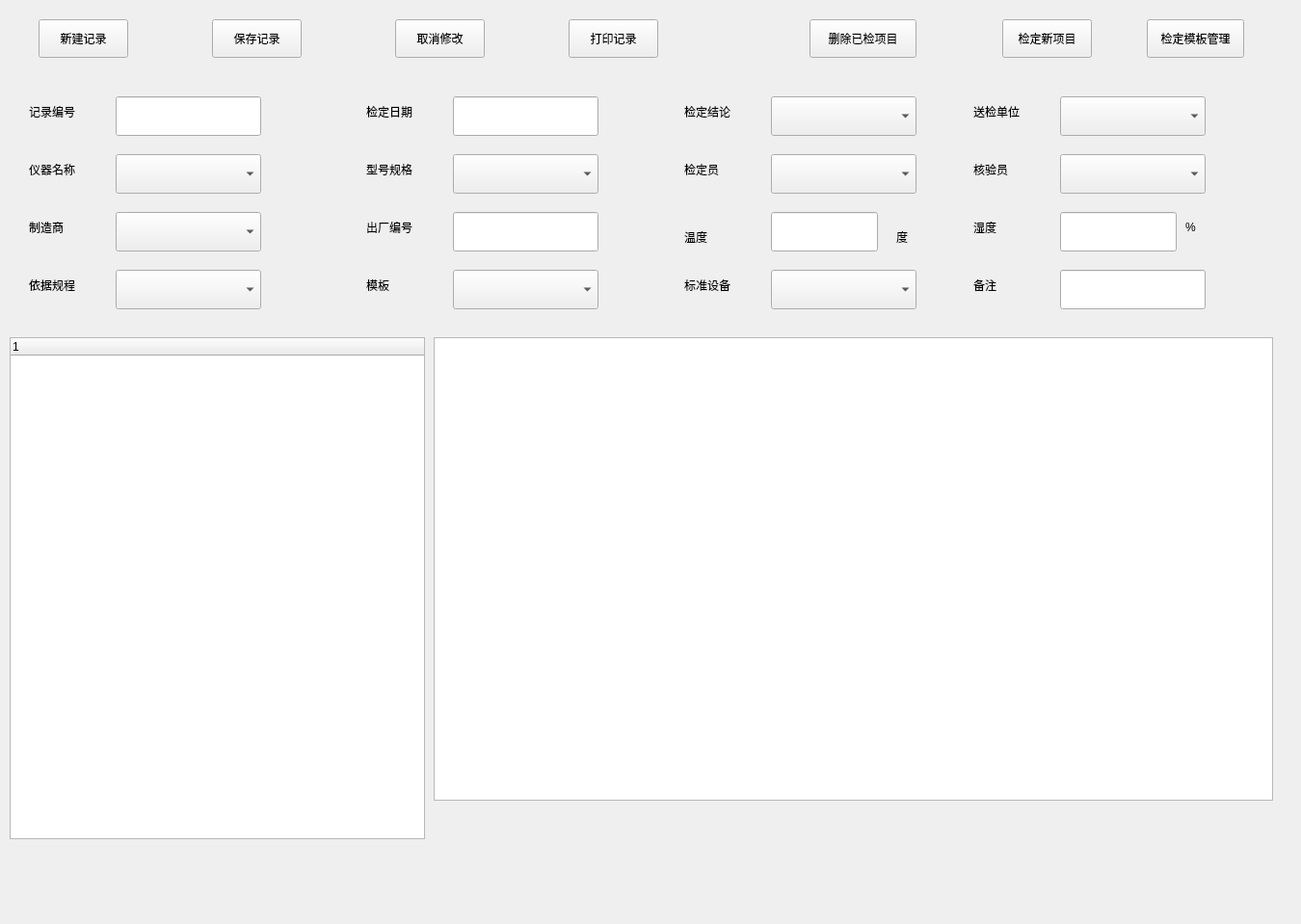
<?xml version="1.0" encoding="UTF-8"?>
<ui version="4.0">
 <class>frmInspectCheck</class>
 <widget class="QWidget" name="frmInspectCheck">
  <property name="geometry">
   <rect>
    <x>0</x>
    <y>0</y>
    <width>1350</width>
    <height>959</height>
   </rect>
  </property>
  <property name="windowTitle">
   <string>Form</string>
  </property>
  <widget class="QWidget" name="widget_filter" native="true">
   <property name="geometry">
    <rect>
     <x>10</x>
     <y>80</y>
     <width>1311</width>
     <height>261</height>
    </rect>
   </property>
   <widget class="QLabel" name="label_inspected_date">
    <property name="geometry">
     <rect>
      <x>370</x>
      <y>20</y>
      <width>71</width>
      <height>31</height>
     </rect>
    </property>
    <property name="text">
     <string>检定日期</string>
    </property>
   </widget>
   <widget class="QComboBox" name="comboBox_inspect_conclusion">
    <property name="geometry">
     <rect>
      <x>790</x>
      <y>20</y>
      <width>151</width>
      <height>41</height>
     </rect>
    </property>
   </widget>
   <widget class="QLabel" name="label_inspect_conclusion">
    <property name="geometry">
     <rect>
      <x>700</x>
      <y>20</y>
      <width>71</width>
      <height>31</height>
     </rect>
    </property>
    <property name="text">
     <string>检定结论</string>
    </property>
   </widget>
   <widget class="QLabel" name="label_inspector">
    <property name="geometry">
     <rect>
      <x>700</x>
      <y>80</y>
      <width>71</width>
      <height>31</height>
     </rect>
    </property>
    <property name="text">
     <string>检定员</string>
    </property>
   </widget>
   <widget class="QComboBox" name="comboBox_inspector">
    <property name="geometry">
     <rect>
      <x>790</x>
      <y>80</y>
      <width>151</width>
      <height>41</height>
     </rect>
    </property>
   </widget>
   <widget class="QLabel" name="label_record_number">
    <property name="geometry">
     <rect>
      <x>20</x>
      <y>20</y>
      <width>71</width>
      <height>31</height>
     </rect>
    </property>
    <property name="text">
     <string>记录编号</string>
    </property>
   </widget>
   <widget class="QLineEdit" name="lineEdit_record_number">
    <property name="geometry">
     <rect>
      <x>110</x>
      <y>20</y>
      <width>151</width>
      <height>41</height>
     </rect>
    </property>
   </widget>
   <widget class="QComboBox" name="comboBox_inspected_institution">
    <property name="geometry">
     <rect>
      <x>1090</x>
      <y>20</y>
      <width>151</width>
      <height>41</height>
     </rect>
    </property>
   </widget>
   <widget class="QLabel" name="label_inspected_institution">
    <property name="geometry">
     <rect>
      <x>1000</x>
      <y>20</y>
      <width>71</width>
      <height>31</height>
     </rect>
    </property>
    <property name="text">
     <string>送检单位</string>
    </property>
   </widget>
   <widget class="QLabel" name="label_verifier">
    <property name="geometry">
     <rect>
      <x>1000</x>
      <y>80</y>
      <width>71</width>
      <height>31</height>
     </rect>
    </property>
    <property name="text">
     <string>核验员</string>
    </property>
   </widget>
   <widget class="QComboBox" name="comboBox_verifier">
    <property name="geometry">
     <rect>
      <x>1090</x>
      <y>80</y>
      <width>151</width>
      <height>41</height>
     </rect>
    </property>
   </widget>
   <widget class="QComboBox" name="comboBox_model_specification">
    <property name="geometry">
     <rect>
      <x>460</x>
      <y>80</y>
      <width>151</width>
      <height>41</height>
     </rect>
    </property>
   </widget>
   <widget class="QLabel" name="label_sample_specification">
    <property name="geometry">
     <rect>
      <x>370</x>
      <y>80</y>
      <width>71</width>
      <height>31</height>
     </rect>
    </property>
    <property name="text">
     <string>型号规格</string>
    </property>
   </widget>
   <widget class="QLineEdit" name="lineEdit_temperature">
    <property name="geometry">
     <rect>
      <x>790</x>
      <y>140</y>
      <width>111</width>
      <height>41</height>
     </rect>
    </property>
   </widget>
   <widget class="QLabel" name="label_temperature">
    <property name="geometry">
     <rect>
      <x>700</x>
      <y>150</y>
      <width>41</width>
      <height>31</height>
     </rect>
    </property>
    <property name="text">
     <string>温度</string>
    </property>
   </widget>
   <widget class="QLineEdit" name="lineEdit_humidity">
    <property name="geometry">
     <rect>
      <x>1090</x>
      <y>140</y>
      <width>121</width>
      <height>41</height>
     </rect>
    </property>
   </widget>
   <widget class="QLabel" name="label_humidity">
    <property name="geometry">
     <rect>
      <x>1000</x>
      <y>140</y>
      <width>41</width>
      <height>31</height>
     </rect>
    </property>
    <property name="text">
     <string>湿度</string>
    </property>
   </widget>
   <widget class="QLabel" name="label_temperature_signal">
    <property name="geometry">
     <rect>
      <x>920</x>
      <y>150</y>
      <width>21</width>
      <height>31</height>
     </rect>
    </property>
    <property name="text">
     <string>度</string>
    </property>
   </widget>
   <widget class="QLabel" name="label_humidity_signal">
    <property name="geometry">
     <rect>
      <x>1220</x>
      <y>140</y>
      <width>16</width>
      <height>31</height>
     </rect>
    </property>
    <property name="text">
     <string>%</string>
    </property>
   </widget>
   <widget class="QLabel" name="label_standard_device">
    <property name="geometry">
     <rect>
      <x>700</x>
      <y>200</y>
      <width>71</width>
      <height>31</height>
     </rect>
    </property>
    <property name="text">
     <string>标准设备</string>
    </property>
   </widget>
   <widget class="QLabel" name="label_manufacture">
    <property name="geometry">
     <rect>
      <x>20</x>
      <y>140</y>
      <width>71</width>
      <height>31</height>
     </rect>
    </property>
    <property name="text">
     <string>制造商</string>
    </property>
   </widget>
   <widget class="QLabel" name="label_manufact_number">
    <property name="geometry">
     <rect>
      <x>370</x>
      <y>140</y>
      <width>71</width>
      <height>31</height>
     </rect>
    </property>
    <property name="text">
     <string>出厂编号</string>
    </property>
   </widget>
   <widget class="QComboBox" name="comboBox_standard_device">
    <property name="geometry">
     <rect>
      <x>790</x>
      <y>200</y>
      <width>151</width>
      <height>41</height>
     </rect>
    </property>
   </widget>
   <widget class="QComboBox" name="comboBox_manufacture">
    <property name="geometry">
     <rect>
      <x>110</x>
      <y>140</y>
      <width>151</width>
      <height>41</height>
     </rect>
    </property>
   </widget>
   <widget class="QLabel" name="label_refered_rule">
    <property name="geometry">
     <rect>
      <x>20</x>
      <y>200</y>
      <width>71</width>
      <height>31</height>
     </rect>
    </property>
    <property name="text">
     <string>依据规程</string>
    </property>
   </widget>
   <widget class="QComboBox" name="comboBox_refered_rule">
    <property name="geometry">
     <rect>
      <x>110</x>
      <y>200</y>
      <width>151</width>
      <height>41</height>
     </rect>
    </property>
   </widget>
   <widget class="QLineEdit" name="lineEdit_note">
    <property name="geometry">
     <rect>
      <x>1090</x>
      <y>200</y>
      <width>151</width>
      <height>41</height>
     </rect>
    </property>
   </widget>
   <widget class="QLabel" name="label_note">
    <property name="geometry">
     <rect>
      <x>1000</x>
      <y>200</y>
      <width>71</width>
      <height>31</height>
     </rect>
    </property>
    <property name="text">
     <string>备注</string>
    </property>
   </widget>
   <widget class="QLineEdit" name="lineEdit_inspect_date">
    <property name="geometry">
     <rect>
      <x>460</x>
      <y>20</y>
      <width>151</width>
      <height>41</height>
     </rect>
    </property>
   </widget>
   <widget class="QLineEdit" name="lineEdit_manufacted_number">
    <property name="geometry">
     <rect>
      <x>460</x>
      <y>140</y>
      <width>151</width>
      <height>41</height>
     </rect>
    </property>
   </widget>
   <widget class="QLabel" name="label_template">
    <property name="geometry">
     <rect>
      <x>370</x>
      <y>200</y>
      <width>71</width>
      <height>31</height>
     </rect>
    </property>
    <property name="text">
     <string>模板</string>
    </property>
   </widget>
   <widget class="QComboBox" name="comboBox_template">
    <property name="geometry">
     <rect>
      <x>460</x>
      <y>200</y>
      <width>151</width>
      <height>41</height>
     </rect>
    </property>
   </widget>
  </widget>
  <widget class="QWidget" name="widget_btn" native="true">
   <property name="geometry">
    <rect>
     <x>10</x>
     <y>0</y>
     <width>741</width>
     <height>80</height>
    </rect>
   </property>
   <widget class="QPushButton" name="btn_create">
    <property name="geometry">
     <rect>
      <x>30</x>
      <y>20</y>
      <width>93</width>
      <height>40</height>
     </rect>
    </property>
    <property name="sizePolicy">
     <sizepolicy hsizetype="Fixed" vsizetype="Expanding">
      <horstretch>0</horstretch>
      <verstretch>0</verstretch>
     </sizepolicy>
    </property>
    <property name="text">
     <string>新建记录</string>
    </property>
   </widget>
   <widget class="QPushButton" name="btn_save">
    <property name="geometry">
     <rect>
      <x>210</x>
      <y>20</y>
      <width>93</width>
      <height>40</height>
     </rect>
    </property>
    <property name="sizePolicy">
     <sizepolicy hsizetype="Fixed" vsizetype="Expanding">
      <horstretch>0</horstretch>
      <verstretch>0</verstretch>
     </sizepolicy>
    </property>
    <property name="text">
     <string>保存记录</string>
    </property>
   </widget>
   <widget class="QPushButton" name="btn_cancel_modification">
    <property name="geometry">
     <rect>
      <x>400</x>
      <y>20</y>
      <width>93</width>
      <height>40</height>
     </rect>
    </property>
    <property name="sizePolicy">
     <sizepolicy hsizetype="Fixed" vsizetype="Expanding">
      <horstretch>0</horstretch>
      <verstretch>0</verstretch>
     </sizepolicy>
    </property>
    <property name="text">
     <string>取消修改</string>
    </property>
   </widget>
   <widget class="QPushButton" name="btn_print">
    <property name="geometry">
     <rect>
      <x>580</x>
      <y>20</y>
      <width>93</width>
      <height>40</height>
     </rect>
    </property>
    <property name="sizePolicy">
     <sizepolicy hsizetype="Fixed" vsizetype="Expanding">
      <horstretch>0</horstretch>
      <verstretch>0</verstretch>
     </sizepolicy>
    </property>
    <property name="text">
     <string>打印记录</string>
    </property>
   </widget>
  </widget>
  <widget class="QLabel" name="label_instrument_name">
   <property name="geometry">
    <rect>
     <x>30</x>
     <y>160</y>
     <width>71</width>
     <height>31</height>
    </rect>
   </property>
   <property name="text">
    <string>仪器名称</string>
   </property>
  </widget>
  <widget class="QComboBox" name="comboBox_sample_name">
   <property name="geometry">
    <rect>
     <x>120</x>
     <y>160</y>
     <width>151</width>
     <height>41</height>
    </rect>
   </property>
  </widget>
  <widget class="QTableWidget" name="tableWidget_inspect_result">
   <property name="geometry">
    <rect>
     <x>450</x>
     <y>350</y>
     <width>871</width>
     <height>481</height>
    </rect>
   </property>
  </widget>
  <widget class="QTreeWidget" name="treeWidget_inpsected_project">
   <property name="geometry">
    <rect>
     <x>10</x>
     <y>350</y>
     <width>431</width>
     <height>521</height>
    </rect>
   </property>
   <column>
    <property name="text">
     <string notr="true">1</string>
    </property>
   </column>
  </widget>
  <widget class="QWidget" name="widget_btn_project" native="true">
   <property name="geometry">
    <rect>
     <x>800</x>
     <y>0</y>
     <width>521</width>
     <height>81</height>
    </rect>
   </property>
   <widget class="QPushButton" name="btn_delete_inspected_project">
    <property name="geometry">
     <rect>
      <x>40</x>
      <y>20</y>
      <width>111</width>
      <height>40</height>
     </rect>
    </property>
    <property name="sizePolicy">
     <sizepolicy hsizetype="Fixed" vsizetype="Expanding">
      <horstretch>0</horstretch>
      <verstretch>0</verstretch>
     </sizepolicy>
    </property>
    <property name="text">
     <string>删除已检项目</string>
    </property>
   </widget>
   <widget class="QPushButton" name="btn_inspect_new_project">
    <property name="geometry">
     <rect>
      <x>240</x>
      <y>20</y>
      <width>93</width>
      <height>40</height>
     </rect>
    </property>
    <property name="sizePolicy">
     <sizepolicy hsizetype="Fixed" vsizetype="Expanding">
      <horstretch>0</horstretch>
      <verstretch>0</verstretch>
     </sizepolicy>
    </property>
    <property name="text">
     <string>检定新项目</string>
    </property>
   </widget>
   <widget class="QPushButton" name="btn_inspect_template_manage">
    <property name="geometry">
     <rect>
      <x>390</x>
      <y>20</y>
      <width>101</width>
      <height>40</height>
     </rect>
    </property>
    <property name="sizePolicy">
     <sizepolicy hsizetype="Fixed" vsizetype="Expanding">
      <horstretch>0</horstretch>
      <verstretch>0</verstretch>
     </sizepolicy>
    </property>
    <property name="text">
     <string>检定模板管理</string>
    </property>
   </widget>
  </widget>
 </widget>
 <resources/>
 <connections/>
</ui>
